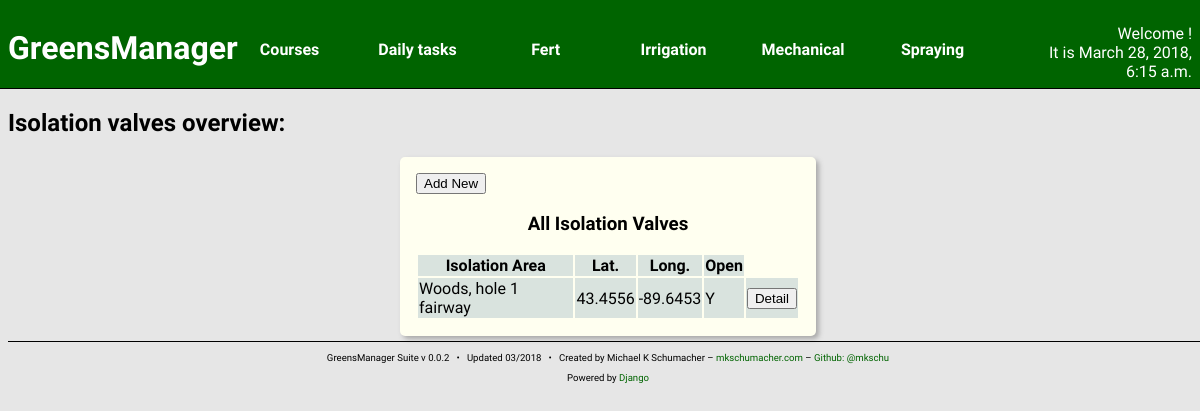
The page /irrigation/iso/ on the database its author committed.
### irrigation/models.py (models this page shows)
class ShutoffValve(models.Model):
    open = models.BooleanField()
    latitude = models.FloatField()
    longitude = models.FloatField()
    tee = models.ForeignKey('courses.Tee',
                            blank = True,
                            null = True)
    fairway = models.ForeignKey('courses.Fairway',
                                blank = True,
                                null = True)
    green = models.ForeignKey('courses.Green',
                              blank = True,
                              null = True)
    rough = models.ForeignKey('courses.Rough',
                              blank = True,
                              null = True)
    problem = models.BooleanField(default = False)
    created_at = models.DateTimeField(auto_now_add=True)
    updated_at = models.DateTimeField(auto_now=True)

### courses/models.py (models this page shows)
class TurfFeature(models.Model):
    area = models.IntegerField()
    soil_type = models.ForeignKey('turfs.SoilType',
                                  blank = True,
                                  null = True)
    turf_species = models.ForeignKey('turfs.TurfgrassSpecies',
                                     blank = True,
                                     null = True)
    turf_cultivar = models.ForeignKey('turfs.Cultivar',
                                      blank = True,
                                      null = True)
    mow_direction = models.DecimalField(decimal_places=24,
                                        max_digits=32,
                                        default=0)
    created_at = models.DateTimeField(auto_now_add=True)
    updated_at = models.DateTimeField(auto_now=True)

class Fairway(TurfFeature):
    hole = models.ForeignKey(Hole, related_name='fairway')
    def __str__(self):
        return "%s fairway" % (self.hole)

class Hole(models.Model):
    number = models.IntegerField()
    nickname = models.CharField(max_length=256,
                                null = True,
                                blank = True)
    par = models.IntegerField(default = 4)
    yardage = models.IntegerField()
    course = models.ForeignKey(Course, related_name='hole')
    created_at = models.DateTimeField(auto_now_add=True)
    updated_at = models.DateTimeField(auto_now=True)
    def __str__(self):
        return "%s, hole %d" % (self.course,
                                self.number)

class Course(models.Model):
    name = models.CharField(max_length=256)
    created_at = models.DateTimeField(auto_now_add=True)
    updated_at = models.DateTimeField(auto_now=True)
    def __str__(self):
        return "%s" % (self.name)

### irrigation/views.py (the view)
def isoIndex(request):
    isos = ShutoffValve.objects.all()
    context = {
        'curr_time': curr_time(),
        'isos': isos,
    }
    return render(request, 'irrigation/iso_index.html', context)

### irrigation/views.py (called while the page is built)
def curr_time():
    return now()

### irrigation/templates/irrigation/iso_index.html (shortened to what this page needs)
{% include "head.html" %}
<h2>Isolation valves overview:</h2>
<section class="content-block content-block-full">
    <a href="{% url 'irr:iso_new' %}">
        <button>Add New</button>
    </a>
    <h3>All Isolation Valves</h3>
    <table>
        <thead>
            <th>Isolation Area</th>
            <th>Lat.</th>
            <th>Long.</th>
            <th>Open</th>
        </thead>
        {% for v in isos %}
        <tr>
            <td>
                {% if v.fairway %}
                    {{ v.fairway }}
                {% endif %}
            </td>
            <td>{{ v.latitude }}</td>
            <td>{{ v.longitude }}</td>
            <td>
                {% if v.open %}
                    Y
                {% else %}
                    <strong>N</strong>
                {% endif %}
            </td>
            <td class="center-align">
                <a href="{% url 'irr:iso_detail' pk=v.pk %}">
                    <button>Detail</button>
                </a>
            </td>
        </tr>
        {% endfor %}
    </table>
</section>
{% include "foot.html" %}

### greensManager/static/styles/main.css (style rules this page uses)
body { background: #e6e6e6; font-family: 'Quattrocento Sans', sans-serif; width: 100vw; overflow: auto; }
a { text-decoration: none; color: darkgreen; }
.content-block { width: 32%; float: left; border-radius: 5px; margin: 5px; padding: 2px; background: ivory; box-shadow: 3px 3px 5px darkgray; height: 37vh; overflow: hidden; }
.content-block h3 { text-align: center; }
.content-block table { width: 100%; }
.content-block tr:nth-child(odd) { background: #d9e3de; }
.content-block-full { margin-left: auto; margin-right: auto; float: none; height: auto; overflow: auto; padding: 1em; }
.content-block-full table { margin: auto; }
.center-align { text-align: center; }

### rows shown on the page
ShutoffValve: fairway "Woods, hole 1 fairway", latitude "43.4556", longitude "-89.6453", open "Y"

### other values the page prints
{{ curr_time }} "March 28, 2018, 6:15 a.m."
